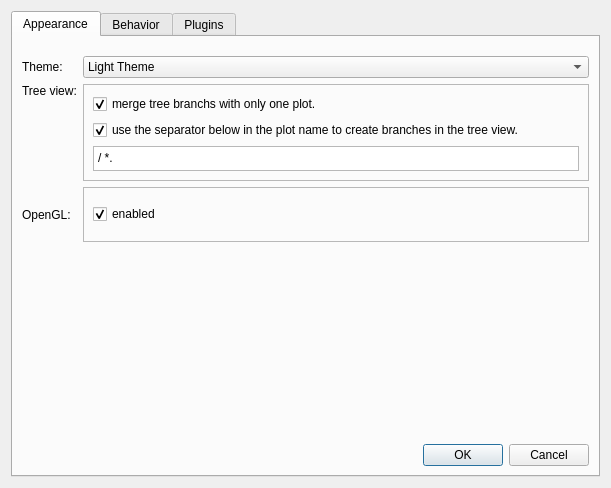
<?xml version="1.0" encoding="UTF-8"?>
<ui version="4.0">
 <class>PreferencesDialog</class>
 <widget class="QDialog" name="PreferencesDialog">
  <property name="geometry">
   <rect>
    <x>0</x>
    <y>0</y>
    <width>611</width>
    <height>488</height>
   </rect>
  </property>
  <property name="minimumSize">
   <size>
    <width>450</width>
    <height>0</height>
   </size>
  </property>
  <property name="windowTitle">
   <string>Preferences</string>
  </property>
  <layout class="QVBoxLayout" name="verticalLayout">
   <item>
    <widget class="QTabWidget" name="tabWidget">
     <property name="focusPolicy">
      <enum>Qt::NoFocus</enum>
     </property>
     <property name="currentIndex">
      <number>0</number>
     </property>
     <widget class="QWidget" name="tab">
      <attribute name="title">
       <string>Appearance</string>
      </attribute>
      <layout class="QVBoxLayout" name="verticalLayout_8">
       <item>
        <layout class="QFormLayout" name="formLayout_3">
         <property name="fieldGrowthPolicy">
          <enum>QFormLayout::ExpandingFieldsGrow</enum>
         </property>
         <property name="formAlignment">
          <set>Qt::AlignCenter</set>
         </property>
         <property name="topMargin">
          <number>10</number>
         </property>
         <item row="0" column="0">
          <widget class="QLabel" name="label">
           <property name="sizePolicy">
            <sizepolicy hsizetype="Preferred" vsizetype="Expanding">
             <horstretch>0</horstretch>
             <verstretch>0</verstretch>
            </sizepolicy>
           </property>
           <property name="text">
            <string>Theme:</string>
           </property>
          </widget>
         </item>
         <item row="0" column="1">
          <widget class="QComboBox" name="comboBoxTheme">
           <property name="sizePolicy">
            <sizepolicy hsizetype="Expanding" vsizetype="Fixed">
             <horstretch>0</horstretch>
             <verstretch>0</verstretch>
            </sizepolicy>
           </property>
           <item>
            <property name="text">
             <string>Light Theme</string>
            </property>
           </item>
           <item>
            <property name="text">
             <string>Dark Theme</string>
            </property>
           </item>
          </widget>
         </item>
         <item row="1" column="0">
          <widget class="QLabel" name="label_6">
           <property name="sizePolicy">
            <sizepolicy hsizetype="Preferred" vsizetype="Expanding">
             <horstretch>0</horstretch>
             <verstretch>0</verstretch>
            </sizepolicy>
           </property>
           <property name="minimumSize">
            <size>
             <width>0</width>
             <height>40</height>
            </size>
           </property>
           <property name="toolTip">
            <string>&lt;html&gt;&lt;head/&gt;&lt;body&gt;&lt;p&gt;The &amp;quot;Name Separator&amp;quot; is the character use to split the name of a timeseries in the tree view (Timeseries Panel).&lt;/p&gt;&lt;p&gt;Default is &lt;span style=&quot; font-weight:600;&quot;&gt;&amp;quot;/&amp;quot;&lt;/span&gt;.&lt;/p&gt;&lt;/body&gt;&lt;/html&gt;</string>
           </property>
           <property name="text">
            <string>Tree view:</string>
           </property>
           <property name="alignment">
            <set>Qt::AlignLeading|Qt::AlignLeft|Qt::AlignTop</set>
           </property>
          </widget>
         </item>
         <item row="2" column="0">
          <widget class="QLabel" name="label_7">
           <property name="sizePolicy">
            <sizepolicy hsizetype="Preferred" vsizetype="Expanding">
             <horstretch>0</horstretch>
             <verstretch>0</verstretch>
            </sizepolicy>
           </property>
           <property name="minimumSize">
            <size>
             <width>0</width>
             <height>40</height>
            </size>
           </property>
           <property name="text">
            <string>OpenGL:</string>
           </property>
          </widget>
         </item>
         <item row="2" column="1">
          <widget class="QFrame" name="frame_3">
           <property name="sizePolicy">
            <sizepolicy hsizetype="Expanding" vsizetype="Preferred">
             <horstretch>0</horstretch>
             <verstretch>0</verstretch>
            </sizepolicy>
           </property>
           <property name="frameShape">
            <enum>QFrame::StyledPanel</enum>
           </property>
           <property name="frameShadow">
            <enum>QFrame::Raised</enum>
           </property>
           <layout class="QVBoxLayout" name="verticalLayout_5">
            <item>
             <widget class="QCheckBox" name="checkBoxOpenGL">
              <property name="toolTip">
               <string>&lt;html&gt;&lt;head/&gt;&lt;body&gt;&lt;p&gt;Change will not be applied to existing plots.&lt;/p&gt;&lt;/body&gt;&lt;/html&gt;</string>
              </property>
              <property name="text">
               <string>enabled</string>
              </property>
              <property name="checked">
               <bool>true</bool>
              </property>
             </widget>
            </item>
           </layout>
          </widget>
         </item>
         <item row="1" column="1">
          <widget class="QFrame" name="frame_2">
           <property name="sizePolicy">
            <sizepolicy hsizetype="Expanding" vsizetype="Preferred">
             <horstretch>0</horstretch>
             <verstretch>0</verstretch>
            </sizepolicy>
           </property>
           <property name="minimumSize">
            <size>
             <width>0</width>
             <height>40</height>
            </size>
           </property>
           <property name="frameShape">
            <enum>QFrame::StyledPanel</enum>
           </property>
           <property name="frameShadow">
            <enum>QFrame::Raised</enum>
           </property>
           <layout class="QVBoxLayout" name="verticalLayout_4">
            <item>
             <widget class="QCheckBox" name="checkBoxMergeTree">
              <property name="text">
               <string>merge tree branchs with only one plot.</string>
              </property>
              <property name="checked">
               <bool>true</bool>
              </property>
             </widget>
            </item>
            <item>
             <widget class="QCheckBox" name="checkBoxSeparator">
              <property name="toolTip">
               <string>&lt;html&gt;&lt;head/&gt;&lt;body&gt;&lt;p&gt;Change will not be applied to existing timeseries.&lt;/p&gt;&lt;/body&gt;&lt;/html&gt;</string>
              </property>
              <property name="text">
               <string>use the separator below in the plot name to create branches in the tree view.</string>
              </property>
              <property name="checked">
               <bool>true</bool>
              </property>
             </widget>
            </item>
            <item>
             <widget class="QTextEdit" name="textEdit">
              <property name="maximumSize">
               <size>
                <width>16777215</width>
                <height>25</height>
               </size>
              </property>
              <property name="html">
               <string>&lt;!DOCTYPE HTML PUBLIC &quot;-//W3C//DTD HTML 4.0//EN&quot; &quot;http://www.w3.org/TR/REC-html40/strict.dtd&quot;&gt;
&lt;html&gt;&lt;head&gt;&lt;meta name=&quot;qrichtext&quot; content=&quot;1&quot; /&gt;&lt;style type=&quot;text/css&quot;&gt;
p, li { white-space: pre-wrap; }
&lt;/style&gt;&lt;/head&gt;&lt;body style=&quot; font-family:'Sans Serif'; font-size:9pt; font-weight:400; font-style:normal;&quot;&gt;
&lt;p style=&quot; margin-top:0px; margin-bottom:0px; margin-left:0px; margin-right:0px; -qt-block-indent:0; text-indent:0px;&quot;&gt;/ *.&lt;/p&gt;&lt;/body&gt;&lt;/html&gt;</string>
              </property>
             </widget>
            </item>
           </layout>
          </widget>
         </item>
        </layout>
       </item>
       <item>
        <spacer name="verticalSpacer_2">
         <property name="orientation">
          <enum>Qt::Vertical</enum>
         </property>
         <property name="sizeHint" stdset="0">
          <size>
           <width>20</width>
           <height>40</height>
          </size>
         </property>
        </spacer>
       </item>
       <item>
        <widget class="QDialogButtonBox" name="buttonBox">
         <property name="orientation">
          <enum>Qt::Horizontal</enum>
         </property>
         <property name="standardButtons">
          <set>QDialogButtonBox::Cancel|QDialogButtonBox::Ok</set>
         </property>
        </widget>
       </item>
      </layout>
     </widget>
     <widget class="QWidget" name="behaviorTab">
      <attribute name="title">
       <string>Behavior</string>
      </attribute>
      <layout class="QVBoxLayout" name="verticalLayout_7">
       <item>
        <widget class="QGroupBox" name="groupBoxAutoZoom">
         <property name="sizePolicy">
          <sizepolicy hsizetype="Preferred" vsizetype="Preferred">
           <horstretch>0</horstretch>
           <verstretch>0</verstretch>
          </sizepolicy>
         </property>
         <property name="minimumSize">
          <size>
           <width>0</width>
           <height>40</height>
          </size>
         </property>
         <property name="title">
          <string>Reset plot zoom when:</string>
         </property>
         <property name="alignment">
          <set>Qt::AlignLeading|Qt::AlignLeft|Qt::AlignVCenter</set>
         </property>
         <layout class="QVBoxLayout" name="verticalLayout_6">
          <item>
           <widget class="QCheckBox" name="checkBoxAutoZoomAdded">
            <property name="text">
             <string>Curve added to plot</string>
            </property>
            <property name="checked">
             <bool>true</bool>
            </property>
           </widget>
          </item>
          <item>
           <widget class="QCheckBox" name="checkBoxAutoZoomVisibility">
            <property name="text">
             <string>Curve visibility toggled (in curves legend)</string>
            </property>
            <property name="checked">
             <bool>true</bool>
            </property>
           </widget>
          </item>
          <item>
           <widget class="QCheckBox" name="checkBoxAutoZoomFilter">
            <property name="toolTip">
             <string/>
            </property>
            <property name="text">
             <string>Filters applied to curves</string>
            </property>
            <property name="checked">
             <bool>true</bool>
            </property>
           </widget>
          </item>
         </layout>
        </widget>
       </item>
       <item>
        <widget class="QGroupBox" name="groupBox">
         <property name="sizePolicy">
          <sizepolicy hsizetype="Expanding" vsizetype="Preferred">
           <horstretch>0</horstretch>
           <verstretch>0</verstretch>
          </sizepolicy>
         </property>
         <property name="title">
          <string>Curves color:</string>
         </property>
         <layout class="QVBoxLayout" name="verticalLayout_2">
          <property name="spacing">
           <number>0</number>
          </property>
          <item>
           <widget class="QRadioButton" name="radioGlobalColorIndex">
            <property name="text">
             <string>global color sequence</string>
            </property>
            <property name="checked">
             <bool>true</bool>
            </property>
           </widget>
          </item>
          <item>
           <widget class="QRadioButton" name="radioLocalColorIndex">
            <property name="text">
             <string>reset color sequence in each plot area</string>
            </property>
           </widget>
          </item>
          <item>
           <widget class="QCheckBox" name="checkBoxRememberColor">
            <property name="text">
             <string>remember color</string>
            </property>
            <property name="checked">
             <bool>true</bool>
            </property>
           </widget>
          </item>
         </layout>
        </widget>
       </item>
       <item>
        <spacer name="verticalSpacer">
         <property name="orientation">
          <enum>Qt::Vertical</enum>
         </property>
         <property name="sizeHint" stdset="0">
          <size>
           <width>20</width>
           <height>40</height>
          </size>
         </property>
        </spacer>
       </item>
      </layout>
     </widget>
     <widget class="QWidget" name="tabPlugins">
      <attribute name="title">
       <string>Plugins</string>
      </attribute>
      <layout class="QVBoxLayout" name="verticalLayout_3">
       <item>
        <layout class="QHBoxLayout" name="horizontalLayout">
         <item>
          <widget class="QLabel" name="label_3">
           <property name="text">
            <string>&lt;html&gt;&lt;head/&gt;&lt;body&gt;&lt;p&gt;&lt;span style=&quot; font-weight:600;&quot;&gt;Plugin folders &lt;/span&gt;(will be loaded in this order)&lt;span style=&quot; font-weight:600;&quot;&gt;:&lt;/span&gt;&lt;/p&gt;&lt;/body&gt;&lt;/html&gt;</string>
           </property>
          </widget>
         </item>
         <item>
          <spacer name="horizontalSpacer">
           <property name="orientation">
            <enum>Qt::Horizontal</enum>
           </property>
           <property name="sizeHint" stdset="0">
            <size>
             <width>40</width>
             <height>20</height>
            </size>
           </property>
          </spacer>
         </item>
         <item>
          <widget class="QPushButton" name="pushButtonAdd">
           <property name="minimumSize">
            <size>
             <width>24</width>
             <height>24</height>
            </size>
           </property>
           <property name="maximumSize">
            <size>
             <width>24</width>
             <height>24</height>
            </size>
           </property>
           <property name="toolTip">
            <string>&lt;html&gt;&lt;head/&gt;&lt;body&gt;&lt;p&gt;Add folder&lt;/p&gt;&lt;/body&gt;&lt;/html&gt;</string>
           </property>
           <property name="text">
            <string/>
           </property>
           <property name="iconSize">
            <size>
             <width>22</width>
             <height>22</height>
            </size>
           </property>
           <property name="flat">
            <bool>true</bool>
           </property>
          </widget>
         </item>
         <item>
          <widget class="QPushButton" name="pushButtonRemove">
           <property name="minimumSize">
            <size>
             <width>24</width>
             <height>24</height>
            </size>
           </property>
           <property name="maximumSize">
            <size>
             <width>24</width>
             <height>24</height>
            </size>
           </property>
           <property name="toolTip">
            <string>&lt;html&gt;&lt;head/&gt;&lt;body&gt;&lt;p&gt;Remove selected&lt;/p&gt;&lt;/body&gt;&lt;/html&gt;</string>
           </property>
           <property name="text">
            <string/>
           </property>
           <property name="iconSize">
            <size>
             <width>20</width>
             <height>20</height>
            </size>
           </property>
           <property name="flat">
            <bool>true</bool>
           </property>
          </widget>
         </item>
        </layout>
       </item>
       <item>
        <widget class="QLabel" name="label_5">
         <property name="text">
          <string>Add custom folders. Drag and drop the items to change the order.</string>
         </property>
         <property name="wordWrap">
          <bool>true</bool>
         </property>
        </widget>
       </item>
       <item>
        <widget class="QListWidget" name="listWidgetCustom">
         <property name="focusPolicy">
          <enum>Qt::ClickFocus</enum>
         </property>
         <property name="editTriggers">
          <set>QAbstractItemView::NoEditTriggers</set>
         </property>
         <property name="dragDropMode">
          <enum>QAbstractItemView::InternalMove</enum>
         </property>
         <property name="defaultDropAction">
          <enum>Qt::MoveAction</enum>
         </property>
         <property name="spacing">
          <number>2</number>
         </property>
        </widget>
       </item>
       <item>
        <widget class="QLabel" name="label_8">
         <property name="text">
          <string>List of built-in folders:</string>
         </property>
        </widget>
       </item>
       <item>
        <widget class="QListWidget" name="listWidgetBuiltin">
         <property name="editTriggers">
          <set>QAbstractItemView::NoEditTriggers</set>
         </property>
         <property name="selectionMode">
          <enum>QAbstractItemView::NoSelection</enum>
         </property>
         <property name="spacing">
          <number>2</number>
         </property>
        </widget>
       </item>
       <item>
        <widget class="QLabel" name="label_4">
         <property name="text">
          <string>&lt;html&gt;&lt;head/&gt;&lt;body&gt;&lt;p&gt;&lt;span style=&quot; font-weight:600;&quot;&gt;Note&lt;/span&gt;: this change will take effect the next time PlotJuggler is started&lt;/p&gt;&lt;/body&gt;&lt;/html&gt;</string>
         </property>
         <property name="wordWrap">
          <bool>true</bool>
         </property>
        </widget>
       </item>
      </layout>
     </widget>
    </widget>
   </item>
  </layout>
 </widget>
 <resources/>
 <connections>
  <connection>
   <sender>buttonBox</sender>
   <signal>accepted()</signal>
   <receiver>PreferencesDialog</receiver>
   <slot>accept()</slot>
   <hints>
    <hint type="sourcelabel">
     <x>248</x>
     <y>254</y>
    </hint>
    <hint type="destinationlabel">
     <x>157</x>
     <y>274</y>
    </hint>
   </hints>
  </connection>
  <connection>
   <sender>buttonBox</sender>
   <signal>rejected()</signal>
   <receiver>PreferencesDialog</receiver>
   <slot>reject()</slot>
   <hints>
    <hint type="sourcelabel">
     <x>316</x>
     <y>260</y>
    </hint>
    <hint type="destinationlabel">
     <x>286</x>
     <y>274</y>
    </hint>
   </hints>
  </connection>
 </connections>
</ui>
